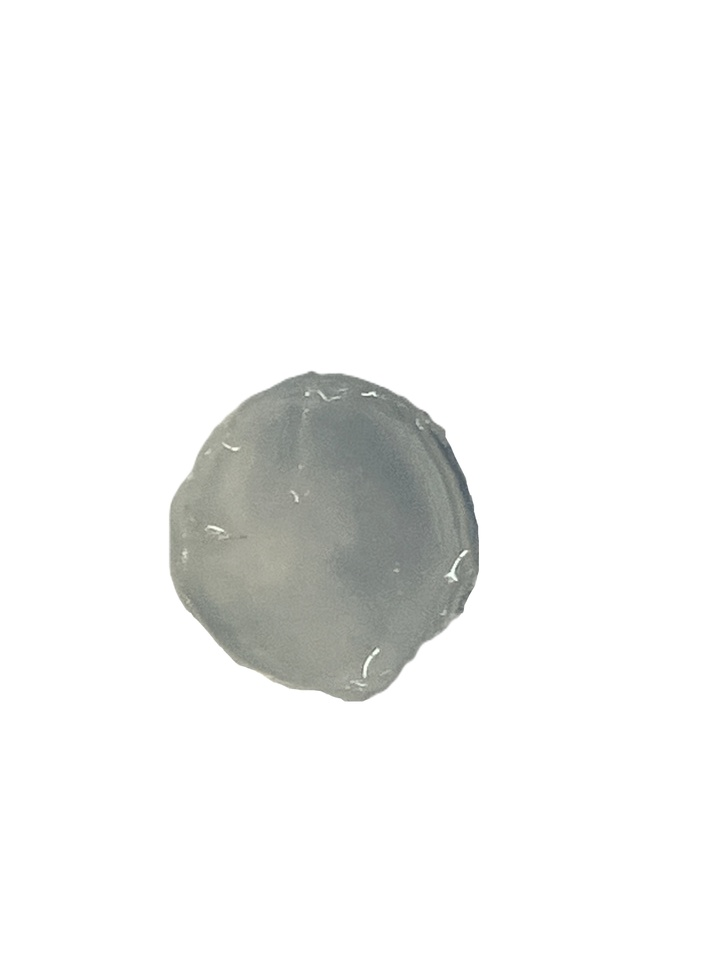
#> input picture training data/0.05mM 1.jpg, 727 x 970 px, shrunk from 3024 x 4032 before the run; its folder holds only this picture in this run
$ python glucose_measuring.py
#> lines starting #> are read from the running program, lines starting #| are printed output that depends on the picture; after the words box and inside, x2 and y2 are one past the last pixel; in counts of white or black regions, pixels touching at a corner belong together
"""
This script get RGB values from images in a specific folder.
And then, calculate the glucose concentrations according to the fitting function and RGB values of images.
"""
import csv
import matplotlib.pyplot as plt
import numpy as np
import os
import skimage as ski
from natsort import natsorted


def load_images(folder_name):
  """Load images in the folder."""
  folder_path = os.path.join(os.getcwd(), folder_name)
  list_files = os.listdir(folder_path)
  list_files = natsorted(list_files)
  image_dict = {}
  for filename in list_files:
    file_path = os.path.join(folder_path, filename)
    image_dict[filename] = ski.io.imread(file_path)
  return image_dict

def average_rgb(img):
  """Get the average RGB of an image."""
  # Create a mask for white regions
  white_mask = np.all(img == [255, 255, 255], axis=-1)
  # Invert the mask to select non-white regions
  non_white_mask = ~white_mask
  # Extract non-white pixels from the image
  non_white_pixels = img[non_white_mask]
  # Calculate the average RGB values for non-white regions
  average_rgb = np.mean(non_white_pixels, axis=0)
  return average_rgb

def fitting_function(rgb):
  """A fitting function of the relationship between concentration and RGB."""
  with open('fitting function.csv') as f:
    reader = csv.reader(f)
    rows = [row for row in reader]
  popt = [float(i) for i in rows[0]]
  return popt[0] * rgb[0]**popt[1] + popt[2] * rgb[1]**popt[3] + popt[4] * rgb[2]**popt[5]

def concentration(imgs):
  """Display the result."""
  # Count number
  number = len(imgs)
  if number < 1:
    return
  # Remove background
  image_names = list(imgs.keys())
  # Display images
  fig = plt.figure(figsize=(8, 8))
  axes = np.zeros((2, number), dtype=object)
  for i in range(0, number):
    axes[0, i] = fig.add_subplot(2, number, 1+i)
    axes[0, i].axis("off")
    axes[0, i].imshow(imgs[image_names[i]])
    axes[0, i].set_title(image_names[i][:-4].split(' ')[0])
  axes[1, 0] = fig.add_subplot(2, 1, 2)
  # Show RGB values
  rgb = []
  for i in image_names:
    rgb.append(average_rgb(imgs[i]))
  # Show values of R
  red = np.array([i[0] for i in rgb])
  p1 = axes[1, 0].plot(range(0, number), red, color="lightcoral", marker=".", linestyle=":")
  # Show values of G
  green = np.array([i[1] for i in rgb])
  p2 = axes[1, 0].plot(range(0, number), green, color="yellowgreen", marker="x", linestyle=":")
  # Show values of B
  blue = np.array([i[2] for i in rgb])
  p3 = axes[1, 0].plot(range(0, number), blue, color="blue", marker="+", linestyle=":")
  # Hide x axis
  axes[1, 0].axes.get_xaxis().set_visible(False)
  # Y label
  axes[1, 0].set_ylabel('RGB')
  # Show predicted value of pH
  axe_ph = axes[1, 0].twinx()
  axe_ph.set_ylabel('pH')
  pH = [fitting_function(i) for i in rgb]
  axe_ph.plot(range(0, number), pH, color="purple", marker="o")
  for a, b in zip(range(0, number), pH):
    axe_ph.text(a, b + 0.25, str("{:.2f}".format(b)) + "mM", color="purple")
  # Add legends
  axes[1, 0].legend((p1[0], p2[0], p3[0]), ("R", "G", "B"), loc='upper center', bbox_to_anchor=(0.05, 1.3))
  plt.show()

def main():
  image_dict = load_images('training data')
#> image_dict = 1 item
  concentration(image_dict)
#> in concentration, `number = len(imgs)`: number = 1
#> in concentration, `image_names = list(imgs.keys())`: image_names = ['0.05mM 1.jpg']
#> the loop in concentration, `for i in image_names:` made 1 pass
#> i on pass 1: '0.05mM 1.jpg'
#> pass 1, in average_rgb, `white_mask = np.all(img == [255, 255, 255], axis=-1)`:
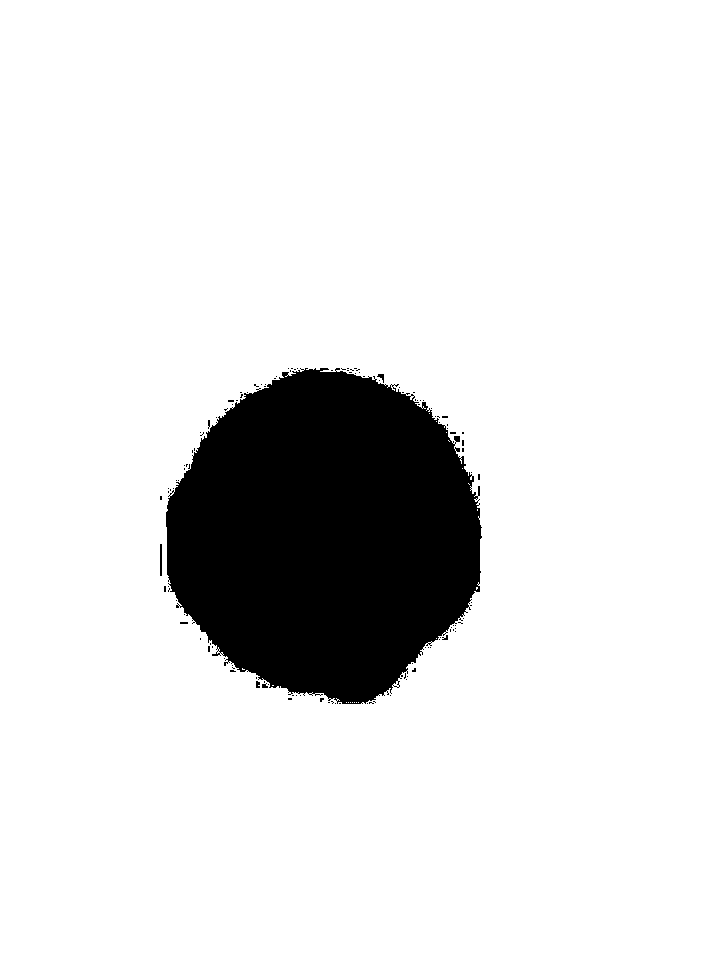
#> white_mask: shape (970, 727) bool; 88.6% white; 124 black regions (119 under 20 px), largest, box (x1, y1, x2, y2) and area: (166, 368, 482, 704) 79927, (160, 544, 162, 576) 64, (377, 374, 384, 383) 30, (256, 681, 260, 688) 24, (262, 683, 268, 688) 21
#> after the loop in concentration, `for i in image_names:`: rgb = [[149.8, 153.6, 146.5]]
#> in concentration, `red = np.array([i[0] for i in rgb])`: red = [149.8]
#> in concentration, `p1 = axes[1, 0].plot(range(0, number), red, color="lightcoral", marker..`: p1 = 1 item
#> in concentration, `green = np.array([i[1] for i in rgb])`: green = [153.6]
#> in concentration, `p2 = axes[1, 0].plot(range(0, number), green, color="yellowgreen", mar..`: p2 = 1 item
#> in concentration, `blue = np.array([i[2] for i in rgb])`: blue = [146.5]
#> in concentration, `p3 = axes[1, 0].plot(range(0, number), blue, color="blue", marker="+",..`: p3 = 1 item
#> (reads fitting function.csv from the repository)
#> in concentration, `pH = [fitting_function(i) for i in rgb]`: pH = [0.0669]
#> the loop in concentration, `for a, b in zip(range(0, number), pH):` made 1 pass
#> (a, b) on pass 1: (0, 0.0669)
#> in concentration, `plt.show()`:
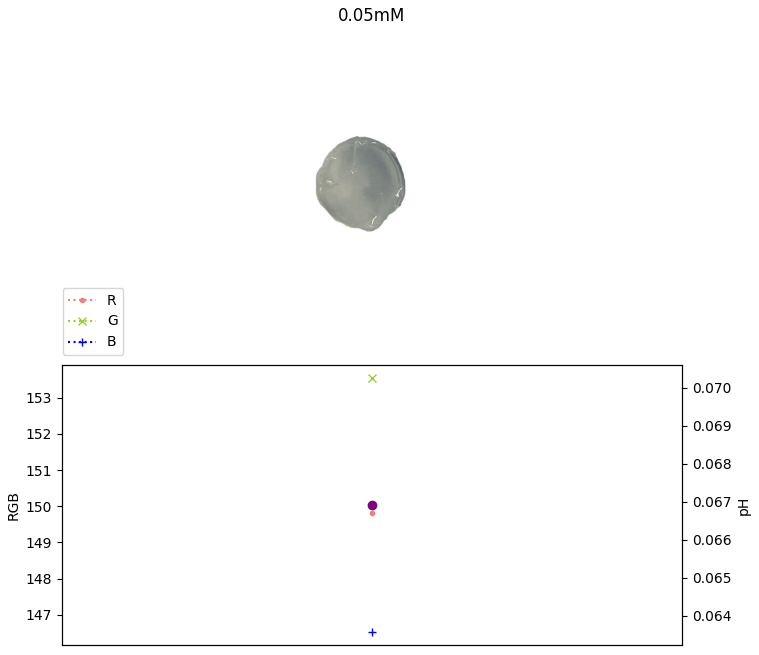
#> figure drawn by matplotlib, 3 panels


if __name__ == "__main__":
    main()
